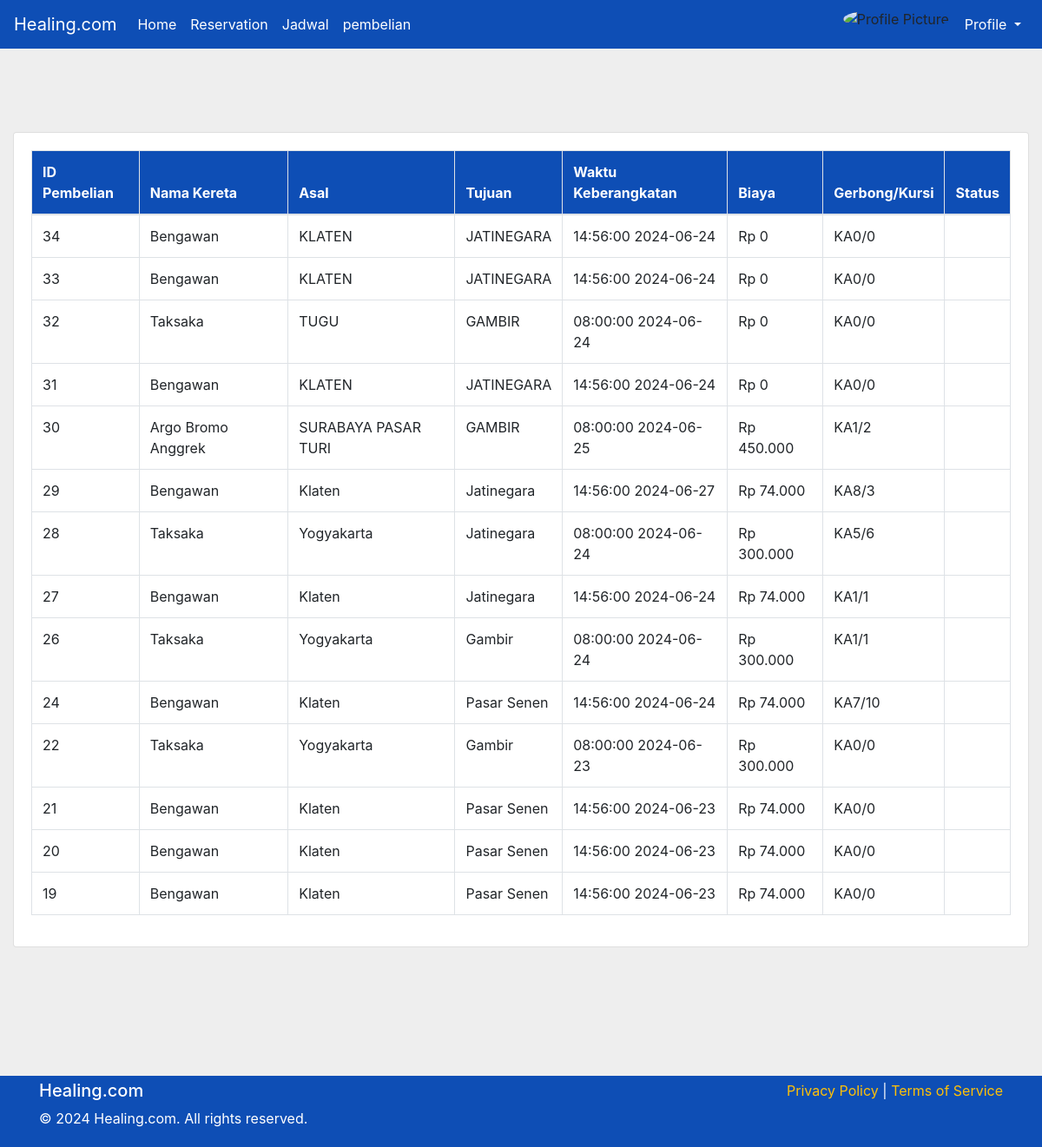
/pembelian.php (signed in), run on the app's committed database.
### tables this page shows
CREATE TABLE `pembelian` (
  `id_pembelian` int(11) NOT NULL,
  `id_keretafk` int(11) DEFAULT NULL,
  `id_penumpangfk` int(11) DEFAULT NULL,
  `asal` varchar(100) DEFAULT NULL,
  `tujuan` varchar(100) DEFAULT NULL,
  `waktu_keberangkatan` time DEFAULT NULL,
  `waktu_tiba` time DEFAULT NULL,
  `tanggal_keberangkatan` date DEFAULT NULL,
  `tanggal_tiba` date DEFAULT NULL,
  `nomor_gerbong` int(11) DEFAULT NULL,
  `nomor_kursi` int(11) DEFAULT NULL,
  `biaya` int(11) DEFAULT NULL
);

CREATE TABLE `kereta_api` (
  `id_kereta` int(11) NOT NULL,
  `nama_kereta` varchar(100) DEFAULT NULL,
  `rute` varchar(255) DEFAULT NULL,
  `biaya` int(11) DEFAULT NULL,
  `total_kursi` int(11) DEFAULT NULL
);

### pembelian.php (the view, shortened to what this page needs)
<?php
include "koneksi.php";
$id_penumpang = $_SESSION['id_penumpang'];
?>
<!DOCTYPE html>
<html lang="en">
<head>
    <link rel="stylesheet" href="css/style.css">
    <link rel="stylesheet" href="https://cdnjs.cloudflare.com/ajax/libs/font-awesome/6.5.2/css/all.min.css">
    <link rel="stylesheet" href="https://stackpath.bootstrapcdn.com/bootstrap/4.3.1/css/bootstrap.min.css">
    <link rel="stylesheet" href="https://cdnjs.cloudflare.com/ajax/libs/jqueryui/1.12.1/jquery-ui.min.css">
</head>
<body style="background-color: #EEEEEE;">
    <div class="content-wrapper">
        <?php include "nav.php"; ?>
        <div class="main-content container mt-5 pt-5">
            <div class="card">
                <div class="card-body">
                    <?php
                    $query = "
                        SELECT
                            p.id_pembelian,
                            ka.nama_kereta,
                            p.asal,
                            CONCAT(p.waktu_keberangkatan, ' ', p.tanggal_keberangkatan) as waktu_keberangkatan,
                            p.tujuan,
                            p.biaya,
                            p.nomor_gerbong,
                            p.nomor_kursi
                        FROM pembelian p
                        JOIN penumpang pen ON p.id_penumpangfk = pen.id_penumpang
                        JOIN kereta_api ka ON p.id_keretafk = ka.id_kereta
                        WHERE p.id_penumpangfk = $id_penumpang
                        ORDER BY p.id_pembelian DESC
                    ";
                    $result = mysqli_query($conn, $query);
                    if (mysqli_num_rows($result) > 0) {
                        echo '<div class="table-responsive"><table class="table table-bordered">';
                        echo '<thead style="background-color:#0E4EB5; color: #ffffff;"><tr><th>ID Pembelian</th><th>Nama Kereta</th><th>Asal</th><th>Tujuan</th><th>Waktu Keberangkatan</th><th>Biaya</th><th>Gerbong/Kursi</th><th>Status</th></tr></thead><tbody>';
                        while ($row = mysqli_fetch_assoc($result)) {
                            echo '<tr>';
                            echo '<td>' . $row['id_pembelian'] . '</td>';
                            echo '<td>' . $row['nama_kereta'] . '</td>';
                            echo '<td>' . $row['asal'] . '</td>';
                            echo '<td>' . $row['tujuan'] . '</td>';
                            echo '<td>' . $row['waktu_keberangkatan'] . '</td>';
                            echo '<td>Rp ' . number_format($row['biaya'], 0, ',', '.') . '</td>';
                            echo '<td>' . 'KA' . $row['nomor_gerbong'] . '/' . $row['nomor_kursi'] . '</td>';
                            $currentDateTime = new DateTime();
                            $departureDateTime = new DateTime($row['waktu_keberangkatan']);
                            if ($departureDateTime > $currentDateTime) {
                                echo '<td>
                                        <a href="cancel_pembelian.php?id_pembelian=' . $row['id_pembelian'] . '" class="btn btn-danger btn-sm">Batal</a>
                                        <a href="tiket.php?id_pembelian=' . $row['id_pembelian'] . '" class="btn btn-primary btn-sm">Cetak</a>
                                      </td>';
                            } else {
                                echo '<td></td>';
                            }
                            echo '</tr>';
                        }
                        echo '</tbody></table></div>';
                    } else {
                        echo '<div class="alert alert-warning" role="alert">Belum ada pembelian tiket.</div>';
                    }
                    ?>
                </div>
            </div>
        </div>
    </div>
    <?php include "footer.php"; ?>
</body>
</html>

### css/style.css (style rules this page uses)
* { margin: 0; padding: 0; box-sizing: border-box; }
body { font-family: "Inter", sans-serif; background-color: #EEEEEE; display: flex; flex-direction: column; min-height: 100vh; }
.main-content { padding-top: 100px; padding-bottom: 100px; }
.content-wrapper { flex: 1; }

### pembelian.php (style rules this page uses)
.main-content { padding-top: 100px; padding-bottom: 100px; max-width: 100%; overflow-x: auto; }

### data on the page
pembelian: id_pembelian "34", id_keretafk.nama_kereta "Bengawan", asal "KLATEN", tujuan "JATINEGARA", waktu_keberangkatan "14:56:00 2024-06-24", biaya "0", nomor_gerbong "0", nomor_kursi "0"
pembelian: id_pembelian "33", id_keretafk.nama_kereta "Bengawan", asal "KLATEN", tujuan "JATINEGARA", waktu_keberangkatan "14:56:00 2024-06-24", biaya "0", nomor_gerbong "0", nomor_kursi "0"
pembelian: id_pembelian "32", id_keretafk.nama_kereta "Taksaka", asal "TUGU", tujuan "GAMBIR", waktu_keberangkatan "08:00:00 2024-06-24", biaya "0", nomor_gerbong "0", nomor_kursi "0"
pembelian: id_pembelian "31", id_keretafk.nama_kereta "Bengawan", asal "KLATEN", tujuan "JATINEGARA", waktu_keberangkatan "14:56:00 2024-06-24", biaya "0", nomor_gerbong "0", nomor_kursi "0"
pembelian: id_pembelian "30", id_keretafk.nama_kereta "Argo Bromo Anggrek", asal "SURABAYA PASAR TURI", tujuan "GAMBIR", waktu_keberangkatan "08:00:00 2024-06-25", biaya "450.000", nomor_gerbong "1", nomor_kursi "2"
pembelian: id_pembelian "29", id_keretafk.nama_kereta "Bengawan", asal "Klaten", tujuan "Jatinegara", waktu_keberangkatan "14:56:00 2024-06-27", biaya "74.000", nomor_gerbong "8", nomor_kursi "3"
pembelian: id_pembelian "28", id_keretafk.nama_kereta "Taksaka", asal "Yogyakarta", tujuan "Jatinegara", waktu_keberangkatan "08:00:00 2024-06-24", biaya "300.000", nomor_gerbong "5", nomor_kursi "6"
pembelian: id_pembelian "27", id_keretafk.nama_kereta "Bengawan", asal "Klaten", tujuan "Jatinegara", waktu_keberangkatan "14:56:00 2024-06-24", biaya "74.000", nomor_gerbong "1", nomor_kursi "1"
pembelian: id_pembelian "26", id_keretafk.nama_kereta "Taksaka", asal "Yogyakarta", tujuan "Gambir", waktu_keberangkatan "08:00:00 2024-06-24", biaya "300.000", nomor_gerbong "1", nomor_kursi "1"
pembelian: id_pembelian "24", id_keretafk.nama_kereta "Bengawan", asal "Klaten", tujuan "Pasar Senen", waktu_keberangkatan "14:56:00 2024-06-24", biaya "74.000", nomor_gerbong "7", nomor_kursi "10"
pembelian: id_pembelian "22", id_keretafk.nama_kereta "Taksaka", asal "Yogyakarta", tujuan "Gambir", waktu_keberangkatan "08:00:00 2024-06-23", biaya "300.000", nomor_gerbong "0", nomor_kursi "0"
pembelian: id_pembelian "21", id_keretafk.nama_kereta "Bengawan", asal "Klaten", tujuan "Pasar Senen", waktu_keberangkatan "14:56:00 2024-06-23", biaya "74.000", nomor_gerbong "0", nomor_kursi "0"
pembelian: id_pembelian "20", id_keretafk.nama_kereta "Bengawan", asal "Klaten", tujuan "Pasar Senen", waktu_keberangkatan "14:56:00 2024-06-23", biaya "74.000", nomor_gerbong "0", nomor_kursi "0"
pembelian: id_pembelian "19", id_keretafk.nama_kereta "Bengawan", asal "Klaten", tujuan "Pasar Senen", waktu_keberangkatan "14:56:00 2024-06-23", biaya "74.000", nomor_gerbong "0", nomor_kursi "0"
